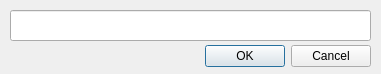
<?xml version="1.0" encoding="UTF-8"?>
<ui version="4.0">
 <class>FindNodeDialog</class>
 <widget class="QDialog" name="FindNodeDialog">
  <property name="geometry">
   <rect>
    <x>0</x>
    <y>0</y>
    <width>381</width>
    <height>74</height>
   </rect>
  </property>
  <property name="windowTitle">
   <string>Dialog</string>
  </property>
  <widget class="QDialogButtonBox" name="buttonBox">
   <property name="geometry">
    <rect>
     <x>30</x>
     <y>40</y>
     <width>341</width>
     <height>32</height>
    </rect>
   </property>
   <property name="orientation">
    <enum>Qt::Horizontal</enum>
   </property>
   <property name="standardButtons">
    <set>QDialogButtonBox::Cancel|QDialogButtonBox::Ok</set>
   </property>
  </widget>
  <widget class="QLineEdit" name="lineEdit">
   <property name="geometry">
    <rect>
     <x>10</x>
     <y>10</y>
     <width>361</width>
     <height>31</height>
    </rect>
   </property>
  </widget>
 </widget>
 <resources/>
 <connections>
  <connection>
   <sender>buttonBox</sender>
   <signal>accepted()</signal>
   <receiver>FindNodeDialog</receiver>
   <slot>accept()</slot>
   <hints>
    <hint type="sourcelabel">
     <x>248</x>
     <y>254</y>
    </hint>
    <hint type="destinationlabel">
     <x>157</x>
     <y>274</y>
    </hint>
   </hints>
  </connection>
  <connection>
   <sender>buttonBox</sender>
   <signal>rejected()</signal>
   <receiver>FindNodeDialog</receiver>
   <slot>reject()</slot>
   <hints>
    <hint type="sourcelabel">
     <x>316</x>
     <y>260</y>
    </hint>
    <hint type="destinationlabel">
     <x>286</x>
     <y>274</y>
    </hint>
   </hints>
  </connection>
 </connections>
</ui>
